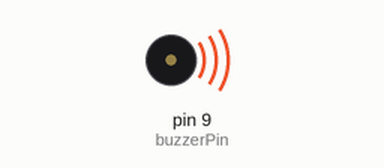
The sketch below on a simulated Arduino Uno, built with avr-gcc and run on an emulated ATmega328P. On the bench: buzzer (waves = sounding).

Above: at 0.02 s.
Timing chart, 0 to 3.0 s (numbered marks = the images above):
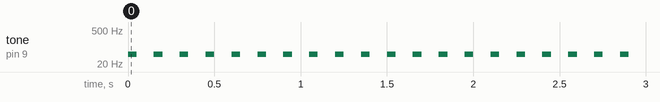

Measured:
- by itself, tone on pin 9 (buzzerPin): alternates 50 Hz for 0.05 s and silent for 0.10 s

The sketch:

Week8_1_PES2UG19CS451.ino
```cpp
const int buzzerPin = 9;
	void setup()
	{
		pinMode(buzzerPin, OUTPUT);
	}
   	void loop()
	{ 	tone(buzzerPin, 50);
		delay(50);
 		noTone(buzzerPin);
		delay(100);
	} 
```
